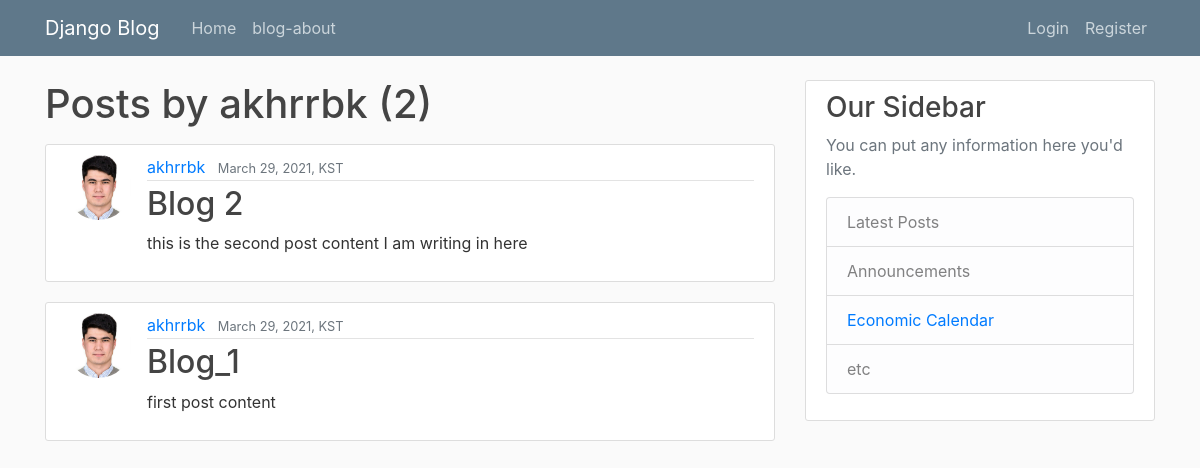
Page /user/akhrrbk on the earlier database version.
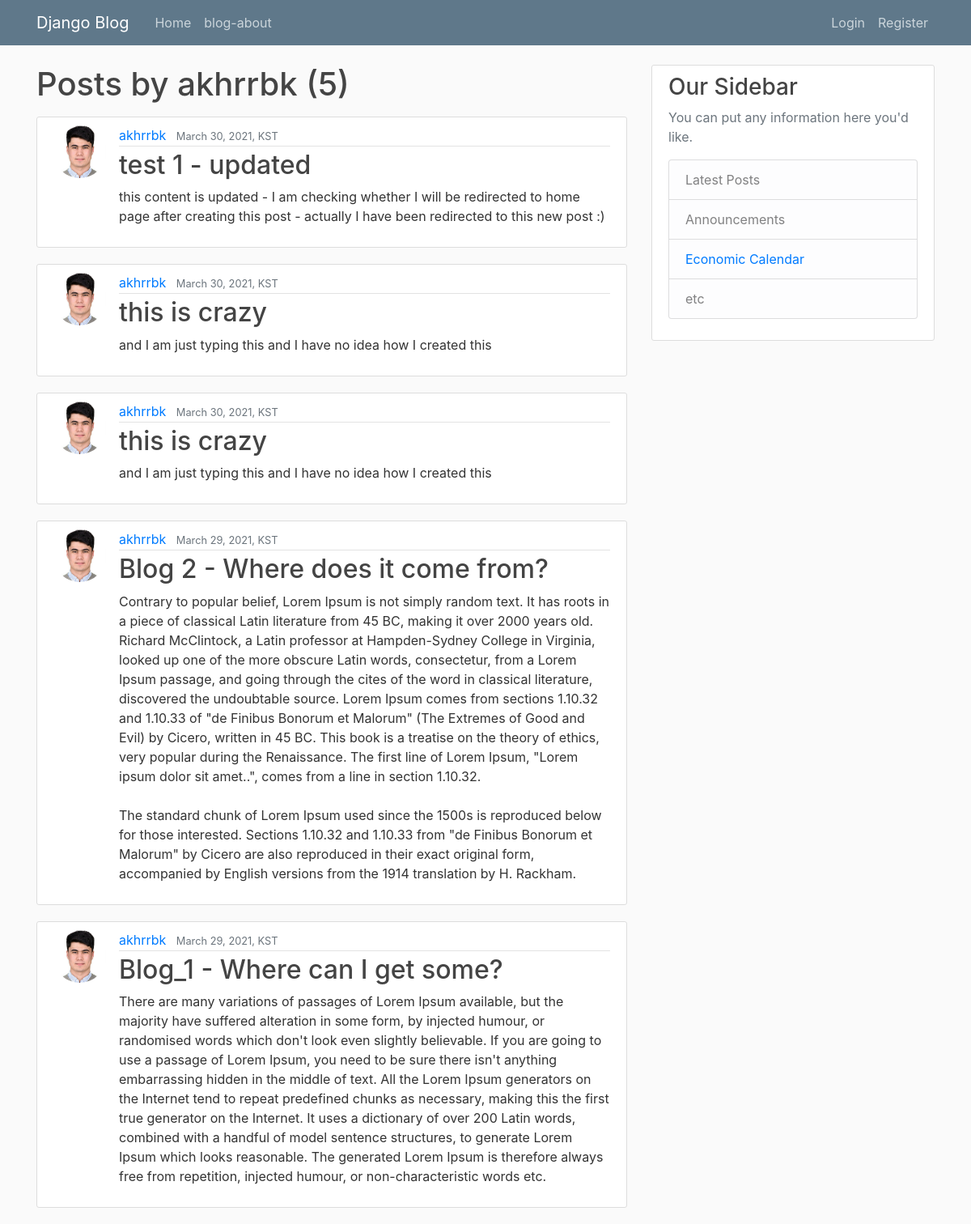
Same page on the later database version.
### blog/models.py (models this page shows, shortened)
class Post(models.Model):
	title = models.CharField(max_length=100)
	content = models.TextField()
	date_posted = models.DateTimeField(default=timezone.now)
	author = models.ForeignKey(User, on_delete=models.CASCADE)

### users/models.py (models this page shows, shortened)
class Profile(models.Model):
    user = models.OneToOneField(User, on_delete=models.CASCADE)
    image = models.ImageField(default='default.jpg', upload_to='profile_pics')

### blog/views.py (the view)
# urls.py: path('user/<str:username>', UserPostListView.as_view(), name='user-posts'),
class UserPostListView(ListView):
    model = Post
    template_name = 'blog/user_posts.html'  # <app>/<model>_<viewtype>.html
    context_object_name = 'posts'
    paginate_by = 5
    def get_queryset(self):
        user = get_object_or_404(User, username=self.kwargs.get('username'))
        return Post.objects.filter(author=user).order_by('-date_posted')

### blog/templates/blog/user_posts.html (shortened to what this page needs)
{% extends "blog/base.html" %}
{% block content %}
    <h1 class="mb-3"> Posts by {{ view.kwargs.username }} ({{ page_obj.paginator.count }})</h1>
    {% for post in posts %}
        <article class="media content-section">
            <img class="rounded-circle article-img" src="{{ post.author.profile.image.url }}">
            <div class="media-body">
            <div class="article-metadata">
                <a class="mr-2" href="{% url 'user-posts' post.author.username %}">{{ post.author }}</a>
                <small class="text-muted">{{ post.date_posted|date:"F d, Y, T"}}</small>
            </div>
            <h2><a class="article-title" href="{% url 'post-detail' post.id %}">{{ post.title }}</a></h2>
            <p class="article-content">{{ post.content }}</p>
            </div>
        </article>
    {% endfor %}
{% endblock content %}

### blog/templates/blog/base.html (shortened to what this page needs)
{% load static %}
<!DOCTYPE html>
<html lang="en">
<head>
    <link rel="stylesheet" href="https://maxcdn.bootstrapcdn.com/bootstrap/4.0.0/css/bootstrap.min.css">
    <link rel="stylesheet" href="{% static 'blog/main.css' %}">
</head>
<body>
        <header class="site-header">
            <nav class="navbar navbar-expand-md navbar-dark bg-steel fixed-top">
            <div class="container">
                <a class="navbar-brand mr-4" href="/">Django Blog</a>
                <div class="collapse navbar-collapse" id="navbarToggle">
                <div class="navbar-nav mr-auto">
                    <a class="nav-item nav-link" href="{% url 'blog-home' %}">Home</a>
                    <a class="nav-item nav-link" href="{% url 'blog-about' %}">blog-about</a>
                </div>
                <div class="navbar-nav">
                    {% if user.is_authenticated %}
                        <a class="nav-item nav-link" href="{% url 'post-create' %}">Create</a>
                        <a class="nav-item nav-link" href="{% url 'profile' %}">Profile</a>
                        <a class="nav-item nav-link" href="{% url 'logout' %}">Logout</a>
                    {% else %}
                        <a class="nav-item nav-link" href="{% url 'login' %}">Login</a>
                        <a class="nav-item nav-link" href="{% url 'register' %}">Register</a>
                    {% endif %}
                </div>
                </div>
            </div>
            </nav>
        </header>
    <main role="main" class="container">
        <div class="row">
        <div class="col-md-8">
        {% block content %}{% endblock %}
        </div>
        <div class="col-md-4">
            <div class="content-section">
            <h3>Our Sidebar</h3>
            <p class='text-muted'>You can put any information here you'd like.
                <ul class="list-group">
                <li class="list-group-item list-group-item-light">Latest Posts</li>
                <li class="list-group-item list-group-item-light">Announcements</li>
                <li class="list-group-item list-group-item-light"><a href="https://www.forexfactory.com/">Economic Calendar</a></li>
                <li class="list-group-item list-group-item-light">etc</li>
                </ul>
            </p>
            </div>
        </div>
        </div>
    </main>
</body>
</html>

### blog/static/blog/main.css (style rules this page uses)
body { background: #fafafa; color: #333333; margin-top: 5rem; }
h1, h2, h3, h4, h5, h6 { color: #444444; }
ul { margin: 0; }
.bg-steel { background-color: #5f788a; }
.site-header .navbar-nav .nav-link { color: #cbd5db; }
.content-section { background: #ffffff; padding: 10px 20px; border: 1px solid #dddddd; border-radius: 3px; margin-bottom: 20px; }
.article-title { color: #444444; }
.article-content { white-space: pre-line; }
.article-img { height: 65px; width: 65px; margin-right: 16px; }
.article-metadata { padding-bottom: 1px; margin-bottom: 4px; border-bottom: 1px solid #e3e3e3 }

Differences in the rows shown:
added Post: author.profile.image (picture), author "akhrrbk", date_posted "March 30, 2021, KST", title "test 1 - updated", content "this content is updated - I am checking whether I will be redirected to home page after creating this post - actually I have been redirected to this new post :)"
added Post: author.profile.image (picture), author "akhrrbk", date_posted "March 30, 2021, KST", title "this is crazy", content "and I am just typing this and I have no idea how I created this"
added Post: author.profile.image (picture), author "akhrrbk", date_posted "March 30, 2021, KST", title "this is crazy", content "and I am just typing this and I have no idea how I created this"
changed Post: title "Blog 2" → "Blog 2 - Where does it come from?"; content "this is the second post content I am writing in here" → "Contrary to popular belief, Lorem Ipsum is not simply random text. It has roots in a piece of classical Latin literature from 45 BC, making it over 2000 years old. Richard McClintock, a Latin professor at Hampden-Sydney College in Virginia, looked up one of the more obscure Latin words, consectetur, from a Lorem Ipsum passage, and going through the cites of the word in classical literature, discovered the undoubtable source. Lorem Ipsum comes from sections 1.10.32 and 1.10.33 of \"de Finibus Bonorum et Malorum\" (The Extremes of Good and Evil) by Cicero, written in 45 BC. This book is a treatise on the theory of ethics, very popular during the Renaissance. The first line of Lorem Ipsum,…"
changed Post: title "Blog_1" → "Blog_1 - Where can I get some?"; content "first post content" → "There are many variations of passages of Lorem Ipsum available, but the majority have suffered alteration in some form, by injected humour, or randomised words which don't look even slightly believable. If you are going to use a passage of Lorem Ipsum, you need to be sure there isn't anything embarrassing hidden in the middle of text. All the Lorem Ipsum generators on the Internet tend to repeat predefined chunks as necessary, making this the first true generator on the Internet. It uses a dictionary of over 200 Latin words, combined with a handful of model sentence structures, to generate Lorem Ipsum which looks reasonable. The generated Lorem Ipsum is therefore always free from…"
Other differences:
{{ page_obj.paginator.count }}: "2" → "5"
